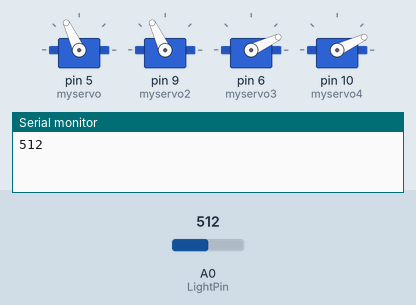
Simulated run of this sketch. Board: Arduino Uno, built with avr-gcc and run on an emulated ATmega328P. On the bench: 4 × servo, the last lines printed to the serial monitor. The test bench sets the inputs (shaded band); at power-on: A0 (LightPin) = 512.

Above: at 0.85 s.
2.2 s: A0 (LightPin) set to 660
At 2.57 s:
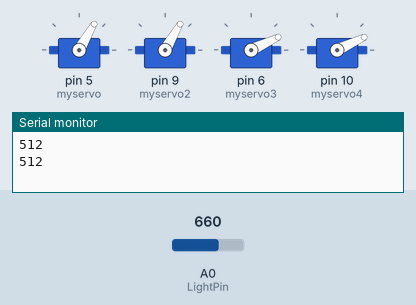
6.8 s: A0 (LightPin) set to 640
At 6.96 s:
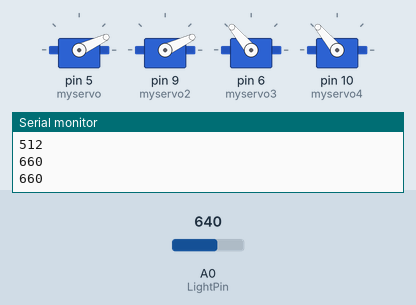
Timing chart, 0 to 62.8 s (numbered marks = the images above; inputs shaded):
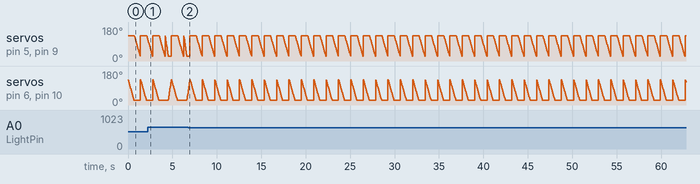

The sketch:

prototype_movement.ino
```cpp
#include <Servo.h>

int LightPin = A0;
int sensorValue = 0;
Servo myservo;  // create servo object to control a servo
Servo myservo2;
Servo myservo3;
Servo myservo4;

int pos = 0;    // variable to store the servo position

void setup() {
  pinMode(LightPin, INPUT);
  Serial.begin(9600); // how often to return values to the serial monitor

  myservo.attach(5);
  myservo2.attach(9);
  myservo3.attach(6);
  myservo4.attach(10);

  myservo.write(100);
  myservo2.write(100);
  myservo3.write(25);
  myservo4.write(25);

}

void loop() {

  sensorValue = analogRead(LightPin);
  Serial.println(sensorValue);

  for (pos = 50; pos <= 135; pos += 5) { // goes from 45 degrees to 135 degrees
    // in steps of 1 degree
    myservo.write(pos);
    myservo2.write(pos);
    // tell servo to go to position in variable 'pos'
    // waits 15ms for the servo to reach the position
  }
  for (pos = 25; pos <= 135; pos += 5) { // goes from 45 degrees to 135 degrees
    // in steps of 1 degree
    myservo4.write(pos);
    // tell servo to go to position in variable 'pos'
    // waits 15ms for the servo to reach the position
  }
  for (pos = 25; pos <= 135; pos += 5) { // goes from 45 degrees to 135 degrees
    // in teps of 1 degree
    myservo3.write(pos);
    // tell servo to go to position in variable 'pos'
    // waits 15ms for the servo to reach the position
  }

  for (pos = 135; pos >= 25; pos -= 5) { // goes from 135 degrees to 45 degre
    myservo4.write(pos);
    myservo3.write(pos);
    delay(30);
    }

  for (pos = 135; pos >= 25; pos -= 5) { // goes from 135 degrees to 45 degrees
    myservo.write(pos);
    myservo2.write(pos);
    delay(30);
    }

  if (sensorValue > 650) {
    for (pos = 135; pos >= 25; pos -=5) {
      myservo.write(pos);
      myservo2.write(pos);
      delay(15);
    }

    for (pos = 25; pos <= 135; pos +=5) {
      myservo3.write(pos);
      myservo4.write(pos);
      delay(15);
    }
  }
    /*
   for (pos = 135; pos >= 25; pos -= 1) { // goes from 135 degrees to 45 degrees
    myservo.write(pos);
    myservo2.write(pos);
    // tell servo to go to position in variable 'pos'
    delay(5);                       // waits 15ms for the servo to reach the position
   }
  /*
  for (pos = 225; pos >= 45; pos -= 1) { // goes from 135 degrees to 45 degrees
    myservo.write(pos);
    myservo2.write(pos);
    // tell servo to go to position in variable 'pos'
    delay(5);                       // waits 15ms for the servo to reach the position
  }
  */
}
```

Measured:
- by itself, servo on pin 5 (myservo), servo on pin 9 (myservo2): ramps from 135° to 25° and jumps back, once every 1.4 s
